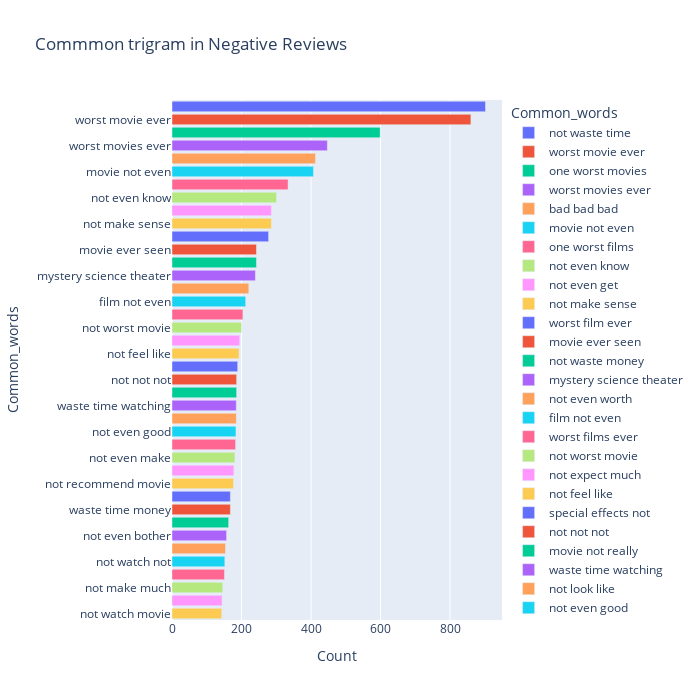

This figure's notebook cell:
### Code cell
most_common_uni = get_top_text_ngrams(df.Reviews_clean[df['Ratings']<=4],40,3)
most_common_uni = dict(most_common_uni)
temp = pd.DataFrame(columns = ["Common_words" , 'Count'])
temp["Common_words"] = list(most_common_uni.keys())
temp["Count"] = list(most_common_uni.values())
fig = px.bar(temp, x="Count", y="Common_words", title='Commmon trigram in Negative Reviews', orientation='h', 
             width=700, height=700,color='Common_words')
fig.show()

### Figure 1 — Plotly figure (JSON) as saved in the notebook; plotly's stock layout.template omitted (floating-point values rounded to 4 significant figures)
{"data": [{"alignmentgroup": "True", "hovertemplate": "Common_words=%{y}<br>Count=%{x}<extra></extra>", "legendgroup": "not waste time", "marker": {"color": "#636efa", "pattern": {"shape": ""}}, "name": "not waste time", "offsetgroup": "not waste time", "orientation": "h", "showlegend": true, "textposition": "auto", "type": "bar", "x": [902], "xaxis": "x", "y": ["not waste time"], "yaxis": "y"}, {"alignmentgroup": "True", "hovertemplate": "Common_words=%{y}<br>Count=%{x}<extra></extra>", "legendgroup": "worst movie ever", "marker": {"color": "#EF553B", "pattern": {"shape": ""}}, "name": "worst movie ever", "offsetgroup": "worst movie ever", "orientation": "h", "showlegend": true, "textposition": "auto", "type": "bar", "x": [860], "xaxis": "x", "y": ["worst movie ever"], "yaxis": "y"}, {"alignmentgroup": "True", "hovertemplate": "Common_words=%{y}<br>Count=%{x}<extra></extra>", "legendgroup": "one worst movies", "marker": {"color": "#00cc96", "pattern": {"shape": ""}}, "name": "one worst movies", "offsetgroup": "one worst movies", "orientation": "h", "showlegend": true, "textposition": "auto", "type": "bar", "x": [599], "xaxis": "x", "y": ["one worst movies"], "yaxis": "y"}, {"alignmentgroup": "True", "hovertemplate": "Common_words=%{y}<br>Count=%{x}<extra></extra>", "legendgroup": "worst movies ever", "marker": {"color": "#ab63fa", "pattern": {"shape": ""}}, "name": "worst movies ever", "offsetgroup": "worst movies ever", "orientation": "h", "showlegend": true, "textposition": "auto", "type": "bar", "x": [447], "xaxis": "x", "y": ["worst movies ever"], "yaxis": "y"}, {"alignmentgroup": "True", "hovertemplate": "Common_words=%{y}<br>Count=%{x}<extra></extra>", "legendgroup": "bad bad bad", "marker": {"color": "#FFA15A", "pattern": {"shape": ""}}, "name": "bad bad bad", "offsetgroup": "bad bad bad", "orientation": "h", "showlegend": true, "textposition": "auto", "type": "bar", "x": [413], "xaxis": "x", "y": ["bad bad bad"], "yaxis": "y"}, {"alignmentgroup": "True", "hovertemplate": "Common_words=%{y}<br>Count=%{x}<extra></extra>", "legendgroup": "movie not even", "marker": {"color": "#19d3f3", "pattern": {"shape": ""}}, "name": "movie not even", "offsetgroup": "movie not even", "orientation": "h", "showlegend": true, "textposition": "auto", "type": "bar", "x": [407], "xaxis": "x", "y": ["movie not even"], "yaxis": "y"}, {"alignmentgroup": "True", "hovertemplate": "Common_words=%{y}<br>Count=%{x}<extra></extra>", "legendgroup": "one worst films", "marker": {"color": "#FF6692", "pattern": {"shape": ""}}, "name": "one worst films", "offsetgroup": "one worst films", "orientation": "h", "showlegend": true, "textposition": "auto", "type": "bar", "x": [334], "xaxis": "x", "y": ["one worst films"], "yaxis": "y"}, {"alignmentgroup": "True", "hovertemplate": "Common_words=%{y}<br>Count=%{x}<extra></extra>", "legendgroup": "not even know", "marker": {"color": "#B6E880", "pattern": {"shape": ""}}, "name": "not even know", "offsetgroup": "not even know", "orientation": "h", "showlegend": true, "textposition": "auto", "type": "bar", "x": [301], "xaxis": "x", "y": ["not even know"], "yaxis": "y"}, {"alignmentgroup": "True", "hovertemplate": "Common_words=%{y}<br>Count=%{x}<extra></extra>", "legendgroup": "not even get", "marker": {"color": "#FF97FF", "pattern": {"shape": ""}}, "name": "not even get", "offsetgroup": "not even get", "orientation": "h", "showlegend": true, "textposition": "auto", "type": "bar", "x": [286], "xaxis": "x", "y": ["not even get"], "yaxis": "y"}, {"alignmentgroup": "True", "hovertemplate": "Common_words=%{y}<br>Count=%{x}<extra></extra>", "legendgroup": "not make sense", "marker": {"color": "#FECB52", "pattern": {"shape": ""}}, "name": "not make sense", "offsetgroup": "not make sense", "orientation": "h", "showlegend": true, "textposition": "auto", "type": "bar", "x": [286], "xaxis": "x", "y": ["not make sense"], "yaxis": "y"}, {"alignmentgroup": "True", "hovertemplate": "Common_words=%{y}<br>Count=%{x}<extra></extra>", "legendgroup": "worst film ever", "marker": {"color": "#636efa", "pattern": {"shape": ""}}, "name": "worst film ever", "offsetgroup": "worst film ever", "orientation": "h", "showlegend": true, "textposition": "auto", "type": "bar", "x": [278], "xaxis": "x", "y": ["worst film ever"], "yaxis": "y"}, {"alignmentgroup": "True", "hovertemplate": "Common_words=%{y}<br>Count=%{x}<extra></extra>", "legendgroup": "movie ever seen", "marker": {"color": "#EF553B", "pattern": {"shape": ""}}, "name": "movie ever seen", "offsetgroup": "movie ever seen", "orientation": "h", "showlegend": true, "textposition": "auto", "type": "bar", "x": [243], "xaxis": "x", "y": ["movie ever seen"], "yaxis": "y"}, {"alignmentgroup": "True", "hovertemplate": "Common_words=%{y}<br>Count=%{x}<extra></extra>", "legendgroup": "not waste money", "marker": {"color": "#00cc96", "pattern": {"shape": ""}}, "name": "not waste money", "offsetgroup": "not waste money", "orientation": "h", "showlegend": true, "textposition": "auto", "type": "bar", "x": [243], "xaxis": "x", "y": ["not waste money"], "yaxis": "y"}, {"alignmentgroup": "True", "hovertemplate": "Common_words=%{y}<br>Count=%{x}<extra></extra>", "legendgroup": "mystery science theater", "marker": {"color": "#ab63fa", "pattern": {"shape": ""}}, "name": "mystery science theater", "offsetgroup": "mystery science theater", "orientation": "h", "showlegend": true, "textposition": "auto", "type": "bar", "x": [240], "xaxis": "x", "y": ["mystery science theater"], "yaxis": "y"}, {"alignmentgroup": "True", "hovertemplate": "Common_words=%{y}<br>Count=%{x}<extra></extra>", "legendgroup": "not even worth", "marker": {"color": "#FFA15A", "pattern": {"shape": ""}}, "name": "not even worth", "offsetgroup": "not even worth", "orientation": "h", "showlegend": true, "textposition": "auto", "type": "bar", "x": [221], "xaxis": "x", "y": ["not even worth"], "yaxis": "y"}, {"alignmentgroup": "True", "hovertemplate": "Common_words=%{y}<br>Count=%{x}<extra></extra>", "legendgroup": "film not even", "marker": {"color": "#19d3f3", "pattern": {"shape": ""}}, "name": "film not even", "offsetgroup": "film not even", "orientation": "h", "showlegend": true, "textposition": "auto", "type": "bar", "x": [212], "xaxis": "x", "y": ["film not even"], "yaxis": "y"}, {"alignmentgroup": "True", "hovertemplate": "Common_words=%{y}<br>Count=%{x}<extra></extra>", "legendgroup": "worst films ever", "marker": {"color": "#FF6692", "pattern": {"shape": ""}}, "name": "worst films ever", "offsetgroup": "worst films ever", "orientation": "h", "showlegend": true, "textposition": "auto", "type": "bar", "x": [204], "xaxis": "x", "y": ["worst films ever"], "yaxis": "y"}, {"alignmentgroup": "True", "hovertemplate": "Common_words=%{y}<br>Count=%{x}<extra></extra>", "legendgroup": "not worst movie", "marker": {"color": "#B6E880", "pattern": {"shape": ""}}, "name": "not worst movie", "offsetgroup": "not worst movie", "orientation": "h", "showlegend": true, "textposition": "auto", "type": "bar", "x": [200], "xaxis": "x", "y": ["not worst movie"], "yaxis": "y"}, {"alignmentgroup": "True", "hovertemplate": "Common_words=%{y}<br>Count=%{x}<extra></extra>", "legendgroup": "not expect much", "marker": {"color": "#FF97FF", "pattern": {"shape": ""}}, "name": "not expect much", "offsetgroup": "not expect much", "orientation": "h", "showlegend": true, "textposition": "auto", "type": "bar", "x": [195], "xaxis": "x", "y": ["not expect much"], "yaxis": "y"}, {"alignmentgroup": "True", "hovertemplate": "Common_words=%{y}<br>Count=%{x}<extra></extra>", "legendgroup": "not feel like", "marker": {"color": "#FECB52", "pattern": {"shape": ""}}, "name": "not feel like", "offsetgroup": "not feel like", "orientation": "h", "showlegend": true, "textposition": "auto", "type": "bar", "x": [193], "xaxis": "x", "y": ["not feel like"], "yaxis": "y"}, {"alignmentgroup": "True", "hovertemplate": "Common_words=%{y}<br>Count=%{x}<extra></extra>", "legendgroup": "special effects not", "marker": {"color": "#636efa", "pattern": {"shape": ""}}, "name": "special effects not", "offsetgroup": "special effects not", "orientation": "h", "showlegend": true, "textposition": "auto", "type": "bar", "x": [189], "xaxis": "x", "y": ["special effects not"], "yaxis": "y"}, {"alignmentgroup": "True", "hovertemplate": "Common_words=%{y}<br>Count=%{x}<extra></extra>", "legendgroup": "not not not", "marker": {"color": "#EF553B", "pattern": {"shape": ""}}, "name": "not not not", "offsetgroup": "not not not", "orientation": "h", "showlegend": true, "textposition": "auto", "type": "bar", "x": [186], "xaxis": "x", "y": ["not not not"], "yaxis": "y"}, {"alignmentgroup": "True", "hovertemplate": "Common_words=%{y}<br>Count=%{x}<extra></extra>", "legendgroup": "movie not really", "marker": {"color": "#00cc96", "pattern": {"shape": ""}}, "name": "movie not really", "offsetgroup": "movie not really", "orientation": "h", "showlegend": true, "textposition": "auto", "type": "bar", "x": [186], "xaxis": "x", "y": ["movie not really"], "yaxis": "y"}, {"alignmentgroup": "True", "hovertemplate": "Common_words=%{y}<br>Count=%{x}<extra></extra>", "legendgroup": "waste time watching", "marker": {"color": "#ab63fa", "pattern": {"shape": ""}}, "name": "waste time watching", "offsetgroup": "waste time watching", "orientation": "h", "showlegend": true, "textposition": "auto", "type": "bar", "x": [185], "xaxis": "x", "y": ["waste time watching"], "yaxis": "y"}, {"alignmentgroup": "True", "hovertemplate": "Common_words=%{y}<br>Count=%{x}<extra></extra>", "legendgroup": "not look like", "marker": {"color": "#FFA15A", "pattern": {"shape": ""}}, "name": "not look like", "offsetgroup": "not look like", "orientation": "h", "showlegend": true, "textposition": "auto", "type": "bar", "x": [185], "xaxis": "x", "y": ["not look like"], "yaxis": "y"}, {"alignmentgroup": "True", "hovertemplate": "Common_words=%{y}<br>Count=%{x}<extra></extra>", "legendgroup": "not even good", "marker": {"color": "#19d3f3", "pattern": {"shape": ""}}, "name": "not even good", "offsetgroup": "not even good", "orientation": "h", "showlegend": true, "textposition": "auto", "type": "bar", "x": [184], "xaxis": "x", "y": ["not even good"], "yaxis": "y"}, {"alignmentgroup": "True", "hovertemplate": "Common_words=%{y}<br>Count=%{x}<extra></extra>", "legendgroup": "movie not worth", "marker": {"color": "#FF6692", "pattern": {"shape": ""}}, "name": "movie not worth", "offsetgroup": "movie not worth", "orientation": "h", "showlegend": true, "textposition": "auto", "type": "bar", "x": [183], "xaxis": "x", "y": ["movie not worth"], "yaxis": "y"}, {"alignmentgroup": "True", "hovertemplate": "Common_words=%{y}<br>Count=%{x}<extra></extra>", "legendgroup": "not even make", "marker": {"color": "#B6E880", "pattern": {"shape": ""}}, "name": "not even make", "offsetgroup": "not even make", "orientation": "h", "showlegend": true, "textposition": "auto", "type": "bar", "x": [181], "xaxis": "x", "y": ["not even make"], "yaxis": "y"}, {"alignmentgroup": "True", "hovertemplate": "Common_words=%{y}<br>Count=%{x}<extra></extra>", "legendgroup": "not not even", "marker": {"color": "#FF97FF", "pattern": {"shape": ""}}, "name": "not not even", "offsetgroup": "not not even", "orientation": "h", "showlegend": true, "textposition": "auto", "type": "bar", "x": [178], "xaxis": "x", "y": ["not not even"], "yaxis": "y"}, {"alignmentgroup": "True", "hovertemplate": "Common_words=%{y}<br>Count=%{x}<extra></extra>", "legendgroup": "not recommend movie", "marker": {"color": "#FECB52", "pattern": {"shape": ""}}, "name": "not recommend movie", "offsetgroup": "not recommend movie", "orientation": "h", "showlegend": true, "textposition": "auto", "type": "bar", "x": [177], "xaxis": "x", "y": ["not recommend movie"], "yaxis": "y"}, {"alignmentgroup": "True", "hovertemplate": "Common_words=%{y}<br>Count=%{x}<extra></extra>", "legendgroup": "really not much", "marker": {"color": "#636efa", "pattern": {"shape": ""}}, "name": "really not much", "offsetgroup": "really not much", "orientation": "h", "showlegend": true, "textposition": "auto", "type": "bar", "x": [168], "xaxis": "x", "y": ["really not much"], "yaxis": "y"}, {"alignmentgroup": "True", "hovertemplate": "Common_words=%{y}<br>Count=%{x}<extra></extra>", "legendgroup": "waste time money", "marker": {"color": "#EF553B", "pattern": {"shape": ""}}, "name": "waste time money", "offsetgroup": "waste time money", "orientation": "h", "showlegend": true, "textposition": "auto", "type": "bar", "x": [168], "xaxis": "x", "y": ["waste time money"], "yaxis": "y"}, {"alignmentgroup": "True", "hovertemplate": "Common_words=%{y}<br>Count=%{x}<extra></extra>", "legendgroup": "bad not even", "marker": {"color": "#00cc96", "pattern": {"shape": ""}}, "name": "bad not even", "offsetgroup": "bad not even", "orientation": "h", "showlegend": true, "textposition": "auto", "type": "bar", "x": [163], "xaxis": "x", "y": ["bad not even"], "yaxis": "y"}, {"alignmentgroup": "True", "hovertemplate": "Common_words=%{y}<br>Count=%{x}<extra></extra>", "legendgroup": "not even bother", "marker": {"color": "#ab63fa", "pattern": {"shape": ""}}, "name": "not even bother", "offsetgroup": "not even bother", "orientation": "h", "showlegend": true, "textposition": "auto", "type": "bar", "x": [157], "xaxis": "x", "y": ["not even bother"], "yaxis": "y"}, {"alignmentgroup": "True", "hovertemplate": "Common_words=%{y}<br>Count=%{x}<extra></extra>", "legendgroup": "not really care", "marker": {"color": "#FFA15A", "pattern": {"shape": ""}}, "name": "not really care", "offsetgroup": "not really care", "orientation": "h", "showlegend": true, "textposition": "auto", "type": "bar", "x": [154], "xaxis": "x", "y": ["not really care"], "yaxis": "y"}, {"alignmentgroup": "True", "hovertemplate": "Common_words=%{y}<br>Count=%{x}<extra></extra>", "legendgroup": "not watch not", "marker": {"color": "#19d3f3", "pattern": {"shape": ""}}, "name": "not watch not", "offsetgroup": "not watch not", "orientation": "h", "showlegend": true, "textposition": "auto", "type": "bar", "x": [152], "xaxis": "x", "y": ["not watch not"], "yaxis": "y"}, {"alignmentgroup": "True", "hovertemplate": "Common_words=%{y}<br>Count=%{x}<extra></extra>", "legendgroup": "really wanted like", "marker": {"color": "#FF6692", "pattern": {"shape": ""}}, "name": "really wanted like", "offsetgroup": "really wanted like", "orientation": "h", "showlegend": true, "textposition": "auto", "type": "bar", "x": [151], "xaxis": "x", "y": ["really wanted like"], "yaxis": "y"}, {"alignmentgroup": "True", "hovertemplate": "Common_words=%{y}<br>Count=%{x}<extra></extra>", "legendgroup": "not make much", "marker": {"color": "#B6E880", "pattern": {"shape": ""}}, "name": "not make much", "offsetgroup": "not make much", "orientation": "h", "showlegend": true, "textposition": "auto", "type": "bar", "x": [146], "xaxis": "x", "y": ["not make much"], "yaxis": "y"}, {"alignmentgroup": "True", "hovertemplate": "Common_words=%{y}<br>Count=%{x}<extra></extra>", "legendgroup": "even though not", "marker": {"color": "#FF97FF", "pattern": {"shape": ""}}, "name": "even though not", "offsetgroup": "even though not", "orientation": "h", "showlegend": true, "textposition": "auto", "type": "bar", "x": [144], "xaxis": "x", "y": ["even though not"], "yaxis": "y"}, {"alignmentgroup": "True", "hovertemplate": "Common_words=%{y}<br>Count=%{x}<extra></extra>", "legendgroup": "not watch movie", "marker": {"color": "#FECB52", "pattern": {"shape": ""}}, "name": "not watch movie", "offsetgroup": "not watch movie", "orientation": "h", "showlegend": true, "textposition": "auto", "type": "bar", "x": [143], "xaxis": "x", "y": ["not watch movie"], "yaxis": "y"}], "layout": {"barmode": "relative", "height": 700, "legend": {"title": {"text": "Common_words"}, "tracegroupgap": 0}, "title": {"text": "Commmon trigram in Negative Reviews"}, "width": 700, "xaxis": {"anchor": "y", "domain": [0, 1], "title": {"text": "Count"}}, "yaxis": {"anchor": "x", "categoryarray": ["not watch movie", "even though not", "not make much", "really wanted like", "not watch not", "not really care", "not even bother", "bad not even", "waste time money", "really not much", "not recommend movie", "not not even", "not even make", "movie not worth", "not even good", "not look like", "waste time watching", "movie not really", "not not not", "special effects not", "not feel like", "not expect much", "not worst movie", "worst films ever", "film not even", "not even worth", "mystery science theater", "not waste money", "movie ever seen", "worst film ever", "not make sense", "not even get", "not even know", "one worst films", "movie not even", "bad bad bad", "worst movies ever", "one worst movies", "worst movie ever", "not waste time"], "categoryorder": "array", "domain": [0, 1], "title": {"text": "Common_words"}}}}
